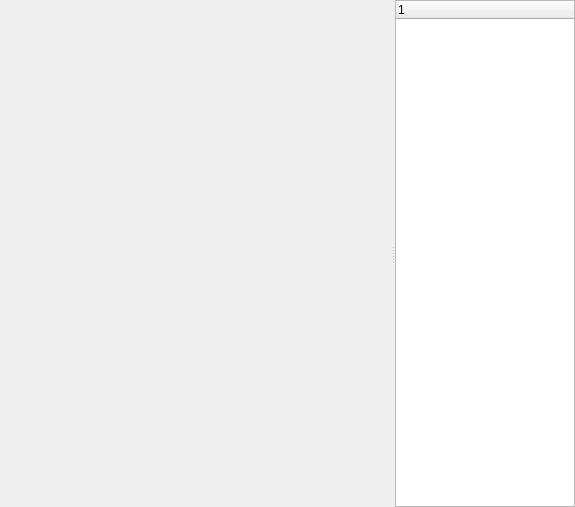
<ui version="4.0" >
 <author></author>
 <comment></comment>
 <exportmacro></exportmacro>
 <class>form</class>
 <widget class="QWidget" name="form" >
  <property name="geometry" >
   <rect>
    <x>0</x>
    <y>0</y>
    <width>575</width>
    <height>507</height>
   </rect>
  </property>
  <property name="windowTitle" >
   <string>Form</string>
  </property>
  <layout class="QVBoxLayout" >
   <property name="margin" >
    <number>0</number>
   </property>
   <property name="spacing" >
    <number>0</number>
   </property>
   <item>
    <widget class="QSplitter" name="splitter" >
     <property name="orientation" >
      <enum>Qt::Horizontal</enum>
     </property>
     <widget class="QFrame" name="frame" >
      <property name="frameShape" >
       <enum>QFrame::NoFrame</enum>
      </property>
      <property name="frameShadow" >
       <enum>QFrame::Plain</enum>
      </property>
      <layout class="QHBoxLayout" >
       <property name="margin" >
        <number>0</number>
       </property>
       <property name="spacing" >
        <number>0</number>
       </property>
      </layout>
     </widget>
     <widget class="QTreeWidget" name="legend" >
      <property name="maximumSize" >
       <size>
        <width>180</width>
        <height>16777215</height>
       </size>
      </property>
     </widget>
    </widget>
   </item>
  </layout>
 </widget>
 <pixmapfunction></pixmapfunction>
 <resources/>
 <connections/>
</ui>
